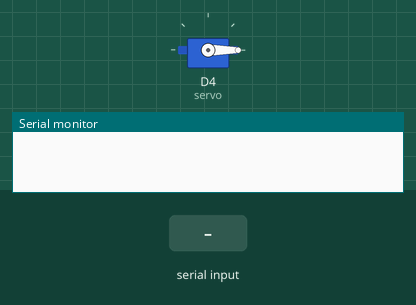
A sketch run on a simulated ESP8266 (NodeMCU). Shown: servo, the last lines printed to the serial monitor. The inputs (shaded band) are chosen by the test bench.

Above: at 1.2 s.
1.3 s: "90,45\n" received over Serial
At 1.8 s:
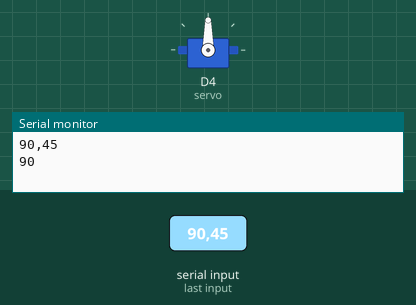
2.9 s: "30,150\n" received over Serial
At 4.2 s:
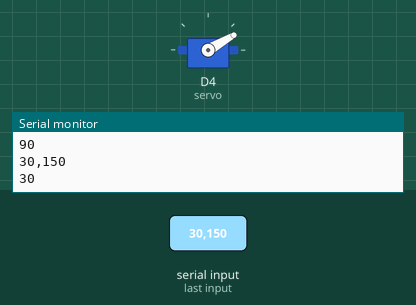
4.5 s: "200\n" received over Serial
At 5.5 s:
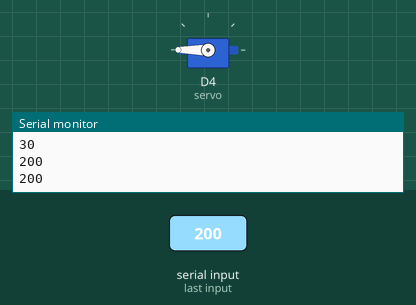
6.1 s: "90\n" received over Serial
At 6.8 s:
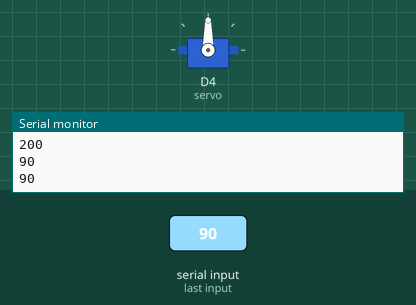
Timing chart, 0 to 8.7 s (numbered marks = the images above; inputs shaded):
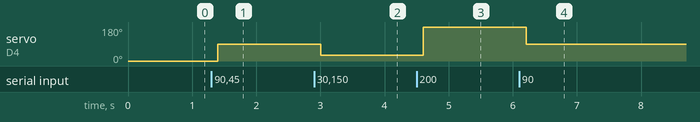

The sketch:

TesteServo.ino
```cpp
/*
 * @file: TesteServo.ino
 * @date: June 24 2022
 * @author: "Copy from Internet"
 * @brief: Control Servo through Serial
 */

#include <Servo.h>

Servo servo;
unsigned int angle;
const unsigned int MAX_MESSAGE_LENGTH = 12;

void setup() {

  servo.attach(D4, 500, 2400); //D4
  Serial.begin(115200);

}

void loop() {


  while (Serial.available() > 0)
  {
    //Create a place to hold the incoming message
    static char message[MAX_MESSAGE_LENGTH];
    static unsigned int message_pos = 0;

    //Read the next available byte in the serial receive buffer
    char inByte = Serial.read();

    //Message coming in (check not terminating character) and guard for over message size
    if ( inByte != '\n' && (message_pos < MAX_MESSAGE_LENGTH - 1) )
    {
      //Add the incoming byte to our message
      message[message_pos] = inByte;
      message_pos++;
      }
      //Full message received...
      else
      {
      //Add null character to string
      message[message_pos] = '\0';

      //Print the message (or do other things)
      Serial.println(message);
      angle = atoi(message);
      Serial.println(angle);
      //Reset for the next message
      message_pos = 0;
    }
  }

  servo.write(angle);
  delay(200);
}
```

Measured:
- after the input at 1.3 s, servo on D4 (servo): 0° → 90° after 0.10 s
- after the input at 2.9 s, servo on D4 (servo): 90° → 30° after 0.10 s
- after the input at 4.5 s, servo on D4 (servo): 30° → 180° after 0.10 s
- after the input at 6.1 s, servo on D4 (servo): 180° → 90° after 0.11 s
